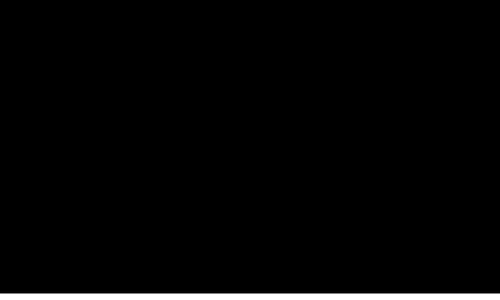
Frame 1 (no input)
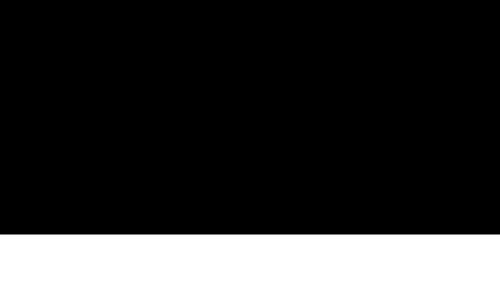
Frame 60 (the mouse pressed at the canvas centre just before this capture)
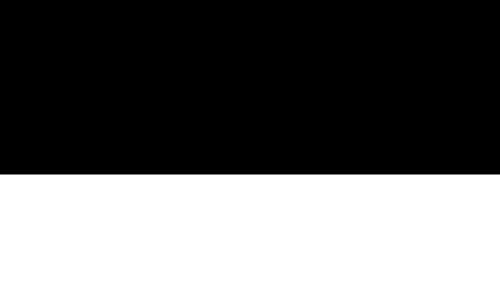
Frame 120 (the mouse held since frame 60 and released just before this capture)

The Processing sketch that drew these frames (run headless with seeded random() and noise(); from frame 60 on, the mouse is pressed at the canvas centre):

// Processing sketch: fillingvoid
// ── fillingvoid.pde
int a = 299;
void setup() {
  background (0);
  size ( 500,300);
  stroke(255);
  strokeWeight(10);
  frameRate(30);
  
 
}

void draw(){
  a = a - 1;
  line(0, a, 500, a);
  

  
}
